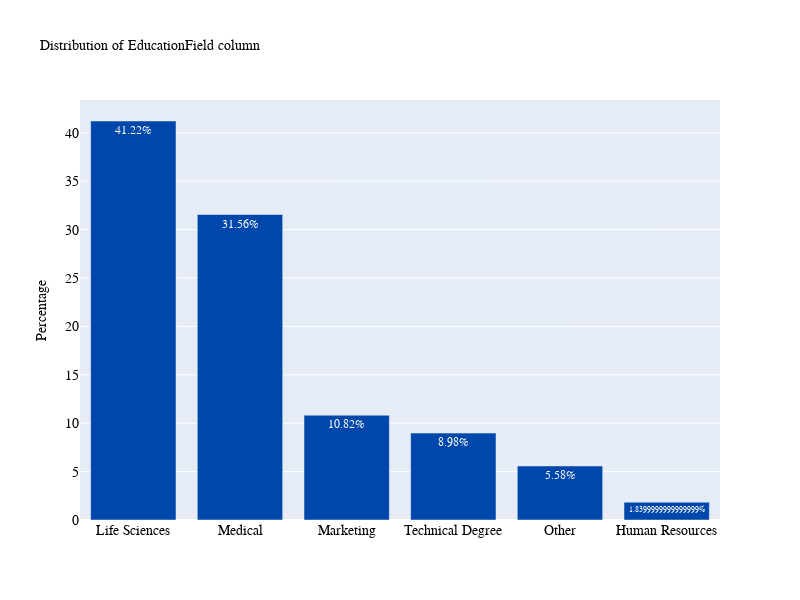

Notebook code cell kept with this figure:
### Markdown cell above
### 5. What is the most common educational background of the employees (EducationField)

### Code cell
plot_bar('EducationField')

### Figure 1 — Plotly figure (JSON) as saved in the notebook; plotly's stock layout.template omitted (floating-point values rounded to 4 significant figures)
{"data": [{"marker": {"color": "#0047AB"}, "text": ["41.22%", "31.56%", "10.82%", "8.98%", "5.58%", "1.8399999999999999%"], "textposition": "auto", "x": ["Life Sciences", "Medical", "Marketing", "Technical Degree", "Other", "Human Resources"], "y": [41.22, 31.56, 10.82, 8.98, 5.58, 1.84], "type": "bar"}], "layout": {"autosize": false, "font": {"color": "white", "family": "Courier New, monospace", "size": 12}, "height": 600, "title": {"font": {"color": "black", "family": "Courier New, monospace", "size": 14}, "text": "Distribution of EducationField column"}, "width": 800, "xaxis": {"tickfont": {"color": "black", "family": "Courier New, monospace", "size": 14}}, "yaxis": {"tickfont": {"color": "black", "family": "Courier New, monospace", "size": 14}, "title": {"font": {"color": "black", "size": 14}, "text": "Percentage"}}}}
